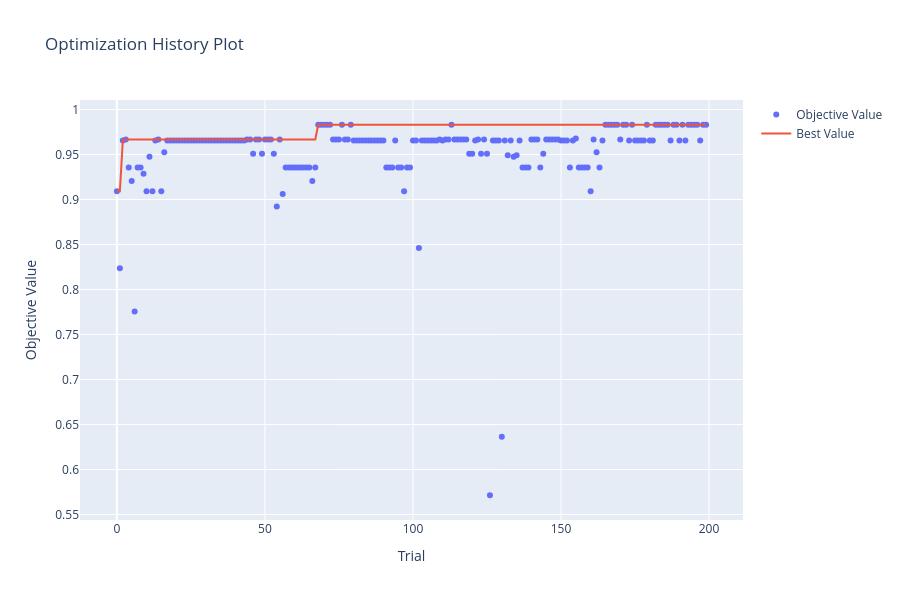
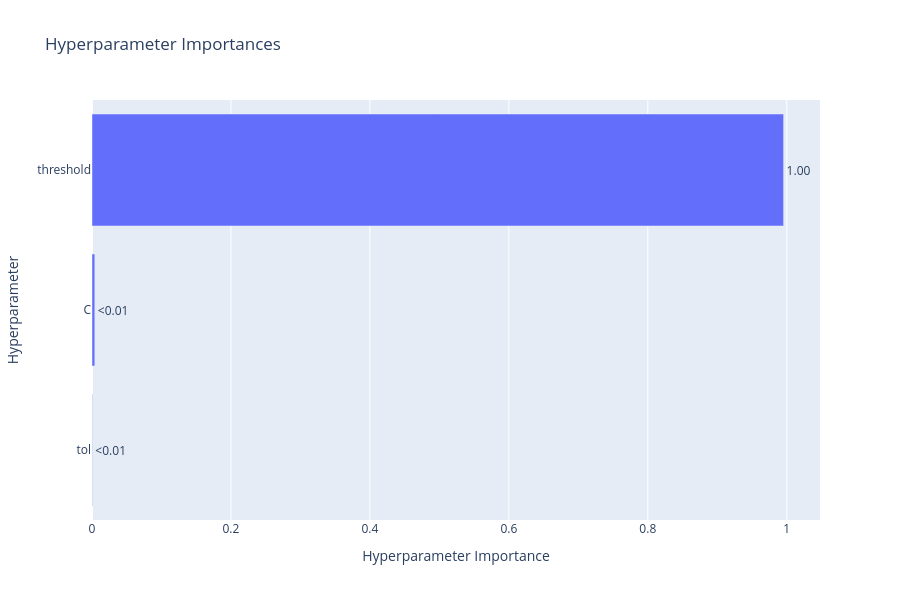

Notebook code cell kept with these figures, in order:
### Code cell
show_study_summary(LOGREG_STUDY)

### Figure 1 — Plotly figure (JSON) as saved in the notebook; plotly's stock layout.template omitted (floating-point values rounded to 4 significant figures; data arrays with more than 128 entries replaced by an {"elided": "..."} marker saying what was removed)
{"data": [{"mode": "markers", "name": "Objective Value", "type": "scatter", "x": {"elided": "200 int values"}, "y": {"elided": "200 float values"}}, {"mode": "lines", "name": "Best Value", "type": "scatter", "x": {"elided": "200 int values"}, "y": {"elided": "200 float values"}}, {"marker": {"color": "#cccccc"}, "mode": "markers", "name": "Infeasible Trial", "showlegend": false, "type": "scatter", "x": [], "y": []}], "layout": {"height": 600, "title": {"text": "Optimization History Plot"}, "xaxis": {"title": {"text": "Trial"}}, "yaxis": {"title": {"text": "Objective Value"}}}}

### Figure 2 — Plotly figure (JSON) as saved in the notebook; plotly's stock layout.template omitted (floating-point values rounded to 4 significant figures)
{"data": [{"cliponaxis": false, "hovertemplate": ["tol (FloatDistribution): 0.0005184721941211087<extra></extra>", "C (FloatDistribution): 0.004015958964203731<extra></extra>", "threshold (FloatDistribution): 0.9954655688416751<extra></extra>"], "name": "Objective Value", "orientation": "h", "text": ["<0.01", "<0.01", "1.00"], "textposition": "outside", "type": "bar", "x": [0.0005185, 0.004016, 0.9955], "y": ["tol", "C", "threshold"]}], "layout": {"height": 600, "title": {"text": "Hyperparameter Importances"}, "xaxis": {"title": {"text": "Hyperparameter Importance"}}, "yaxis": {"title": {"text": "Hyperparameter"}}}}
